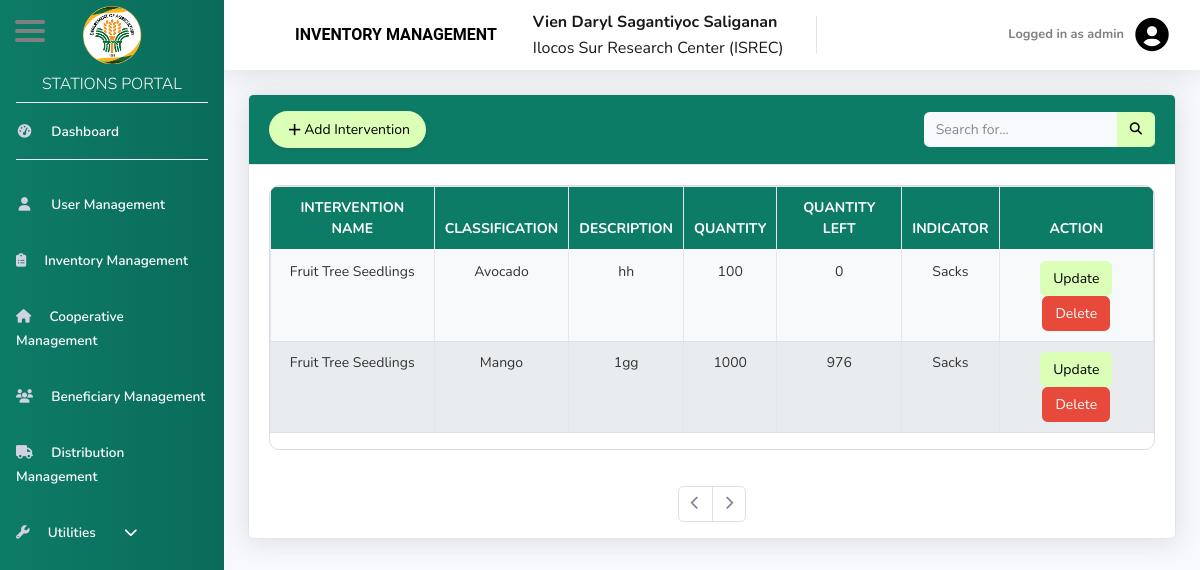
Page /admin/2InterventionManagement.php (signed in) on the earlier database version.
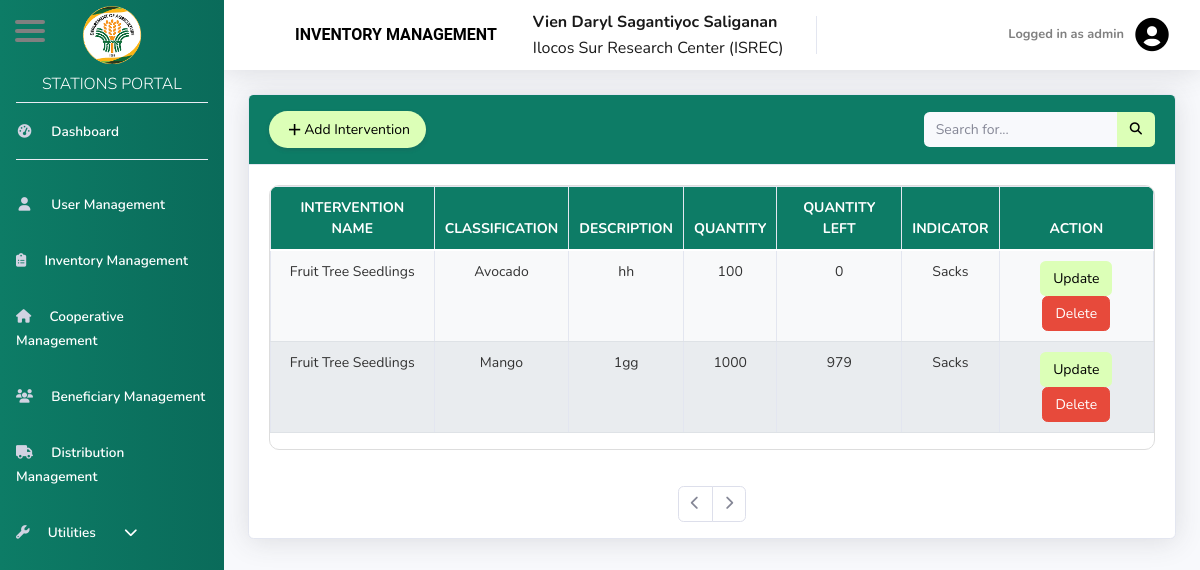
Same page on the later database version.
### tables this page shows
CREATE TABLE `tbl_intervention_inventory` (
  `intervention_id` int(8) NOT NULL,
  `int_type_id` int(8) NOT NULL,
  `description` varchar(255) NOT NULL,
  `quantity` int(8) NOT NULL,
  `quantity_left` int(8) NOT NULL,
  `seed_id` int(8) NOT NULL,
  `unit_id` int(8) NOT NULL,
  `station_id` int(8) NOT NULL,
  `archived_at` timestamp NULL DEFAULT NULL
);

CREATE TABLE `tbl_intervention_type` (
  `int_type_id` int(8) NOT NULL,
  `intervention_name` varchar(100) NOT NULL,
  `station_id` int(8) NOT NULL,
  `archived_at` timestamp NULL DEFAULT NULL
);

CREATE TABLE `tbl_seed_type` (
  `seed_id` int(8) NOT NULL,
  `seed_name` varchar(100) NOT NULL,
  `int_type_id` int(8) NOT NULL,
  `station_id` int(8) NOT NULL,
  `archived_at` timestamp NULL DEFAULT NULL
);

CREATE TABLE `tbl_unit` (
  `unit_id` int(8) NOT NULL,
  `unit_name` varchar(100) NOT NULL,
  `station_id` int(8) NOT NULL,
  `archived_at` timestamp NULL DEFAULT NULL
);

### admin/2InterventionManagement.php (the view, shortened to what the changed rows need)
<?php
include('includes/header.php');
?>
<div id="content-wrapper" class="d-flex flex-column">
    <div id="content">
        <div class="container-fluid">
            <div class="card shadow mb-4">
                <div id="tab1" class="tab-content active">
                    <div class="card-body">
                        <div style="max-height: 430px; overflow: auto; width: 100%; border: 1px solid #ddd; border-radius: 10px;">
                            <table class="table table-bordered text-center" width="100%" cellspacing="0">
                                <thead class="thead" style="background-color: #0D7C66; color: white;">
                                    <tr>
                                        <th>Intervention Name</th>
                                        <th>Classification</th>
                                        <th>Description</th>
                                        <th>Quantity</th>
                                        <th>Quantity Left</th>
                                        <th>Indicator</th>
                                        <th>Action</th>
                                    </tr>
                                </thead>
                                <tbody id="dataTable2" style="color: black;">
                                    <?php
                                    include('../conn.php');
                                    $user_id = $_SESSION['uid'];
                                    $stationQuery = $conn->prepare("SELECT station_id FROM tbl_user WHERE uid = ?");
                                    $stationQuery->bind_param("i", $user_id);
                                    $stationQuery->execute();
                                    $stationQuery->store_result();
                                    if ($stationQuery->num_rows > 0) {
                                        $stationQuery->bind_result($station_name);
                                    } else {
                                        echo "<tr><td colspan='8' class='text-center'>No station assigned to this user.</td></tr>";
                                        exit;
                                    }
                                    $entries_per_page = 10;
                                    $page = isset($_GET['page']) && is_numeric($_GET['page']) ? (int)$_GET['page'] : 1;
                                    $offset = ($page - 1) * $entries_per_page;
                                     $sql = "SELECT
                                        tbl_intervention_inventory.intervention_id,
                                        tbl_intervention_inventory.int_type_id,
                                        tbl_intervention_inventory.description,
                                        tbl_intervention_inventory.quantity,
                                        tbl_intervention_inventory.quantity_left,
                                        tbl_intervention_inventory.seed_id,
                                        tbl_unit.unit_name AS unit_name,
                                        tbl_intervention_type.intervention_name AS intervention_name,
                                        tbl_seed_type.seed_name AS seedling_name
                                    FROM tbl_intervention_inventory
                                    INNER JOIN tbl_intervention_type ON tbl_intervention_inventory.int_type_id = tbl_intervention_type.int_type_id
                                    LEFT JOIN tbl_seed_type ON tbl_intervention_inventory.seed_id = tbl_seed_type.seed_id
                                    INNER JOIN tbl_unit ON tbl_intervention_inventory.unit_id = tbl_unit.unit_id
                                    WHERE tbl_intervention_inventory.station_id = ?
                                        AND tbl_intervention_inventory.archived_at IS NULL  -- Exclude archived records
                                    LIMIT ? OFFSET ?";
                                    $stmt = $conn->prepare($sql);
                                    $stmt->bind_param("iii", $station_name, $entries_per_page, $offset);
                                    $stmt->execute();
                                    $result = $stmt->get_result();
                                    if ($result->num_rows > 0) {
                                        while ($row = $result->fetch_assoc()) {
                                    ?>
                                            <tr>
                                                <td><?php echo htmlspecialchars($row['intervention_name']); ?></td>
                                                <td><?php echo htmlspecialchars($row['seedling_name']); ?></td>
                                                <td><?php echo htmlspecialchars($row['description']); ?></td>
                                                <td><?php echo htmlspecialchars($row['quantity']); ?></td>
                                                <td><?php echo htmlspecialchars($row['quantity_left']); ?></td>
                                                <td><?php echo htmlspecialchars($row['unit_name']); ?></td>
                                                <td>
                                                    <a href="#" class="btn" style="background-color: #DCFFB7; color: black;"
                                                        data-bs-toggle="modal" data-bs-target="#updateInterventionModal"
                                                        data-intervention-id="<?php echo htmlspecialchars($row['intervention_id']); ?>">
                                                        Update
                                                    </a>
                                                    <button class="btn btn-danger archiveintervention-btn"
                                                        data-intervention-id="<?php echo htmlspecialchars($row['intervention_id']); ?>">
                                                        Delete
                                                    </button>
                                                </td>
                                            </tr>
                                    <?php
                                        }
                                    } else {
                                        echo "<tr><td colspan='8' class='text-center'>No records found</td></tr>";
                                    }
                                    ?>
                                </tbody>
                            </table>
                        </div>
                    </div>
                </div>
            </div>
        </div>
    </div>
    <link rel="stylesheet" href="https://unpkg.com/boxicons@2.1.4/css/boxicons.min.css">
    <?php
    include('includes/footer.php');
    ?>

Differences in the rows shown:
changed tbl_intervention_inventory "1gg": quantity_left "976" → "979"
